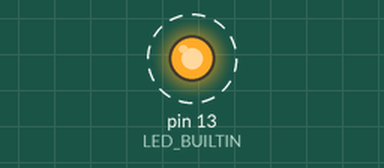
Simulated run of this sketch. Board: Arduino Uno, built with avr-gcc and run on an emulated ATmega328P. On the bench: output pins drawn as LEDs (lit = HIGH). Dashed ring = blinking. What the sketch prints to the serial monitor is not drawn.

Above: at 0.2 s.
Timing chart, 0 to 3.0 s (numbered marks = the images above):
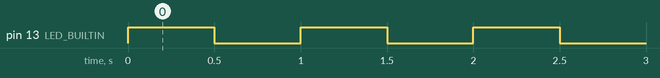

Measured:
- by itself, pin 13 (LED_BUILTIN): alternates HIGH for 0.50 s and LOW for 0.50 s

The sketch:

__test_template.ino
```cpp
/* .ino files must be inside an accompanying sketch folder of the same name by Arduino project requirements */

/* Any includes required go here */

/* Test Case: <Descriptive title goes here>

  Setup: <Required steps before test case can be executed, usually the sketch to be executed
          is specified here such as:
          Ensure that the arduino.json file in the .vscode folder is loading this test file
         by setting: "sketch": "tests/__test_template/__test_template.ino">

  Unit Under Test: <Classes and corresponding methods or functions being tested>

  Background: <Why this test case is important>

  Insight: <A detailed look into why this test case exists>

  Test Parameters: <Variables directly effecting test output which should be varied over a
                    a defined range to yield comprehensive testing of software>

  Procedure:
    1. <A numbered series of detailed steps and corresponding expected results
        which covers all required steps in test>

  Expected Results:
    - <Bullet points outlining overall expected results>

  Last Exectued Results:
    - <(Month DD, YYYY) The results of the testing completed with respect to the expected
       results, being sure to note any unexpected behaviour or problems>
 */

int test_case_name_()
{
  /* Setup for test here */
  Serial.begin(115200);
  pinMode(LED_BUILTIN, OUTPUT);
  digitalWrite(LED_BUILTIN, LOW);

  /* Execute test here */
  while (1)
  {
    digitalWrite(LED_BUILTIN, HIGH);
    delay(500);
    digitalWrite(LED_BUILTIN, LOW);
    delay(500);
    Serial.print("I Blinked!\n");
  }
  return 0;
}

void setup() { test_case_name_(); }

void loop() {}
```
